Frame 1 (no input): blank canvas, image omitted
Frame 60 (no input): blank canvas, image omitted
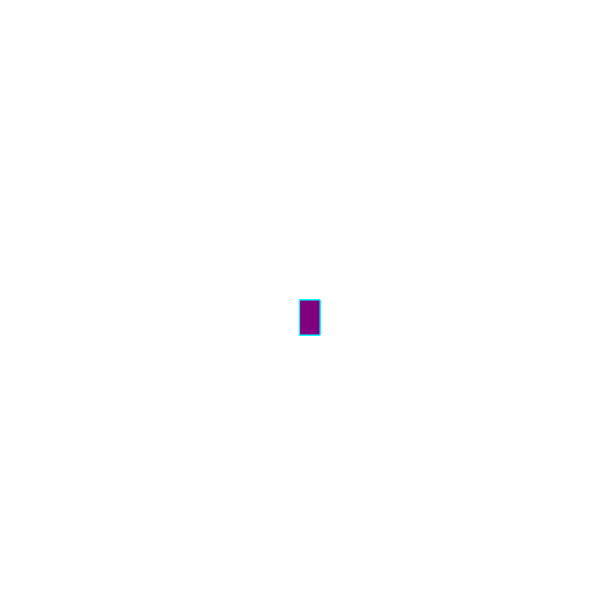
Frame 120 (the mouse pressed at the canvas centre since frame 60)

The p5.js sketch whose frames 1 and 60 were blank and that drew this single picture after the mouse press (run headless with seeded random() and noise() and a simulated clock; from frame 60 on, the mouse is pressed at the canvas centre):

// p5.js sketch
// ── sketch.js
function setup() {
    createCanvas(600, 600);
    background("white");
  }
  
  function draw() {
   
  stroke ("cyan");
  fill ("purple");
  
    //console.log(mouseIsPressed)
    
    if (mouseIsPressed){
    rect(mouseX, mouseY, 20 ,35);
     }
  }
